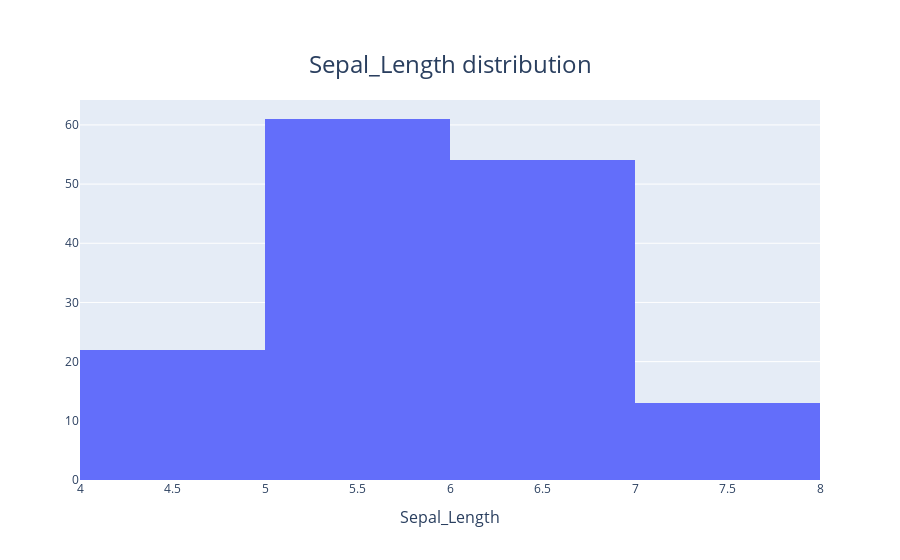
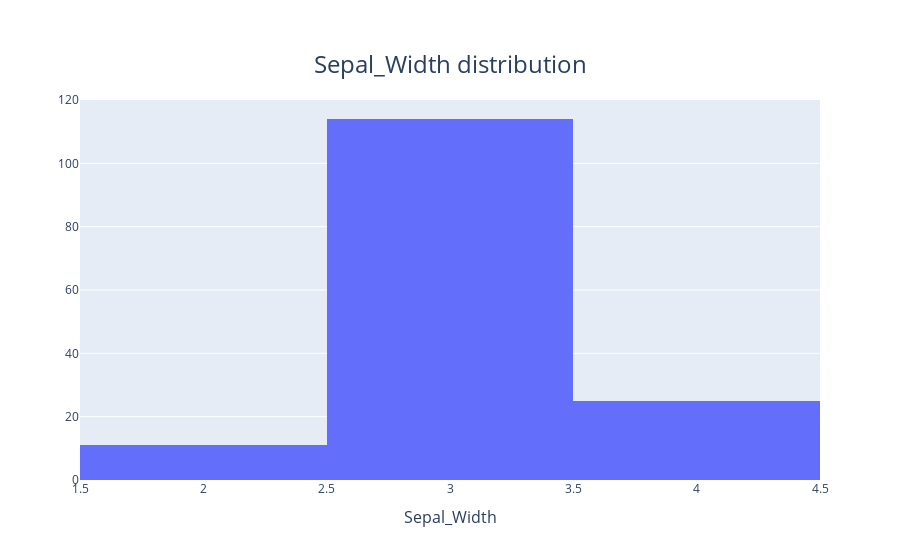
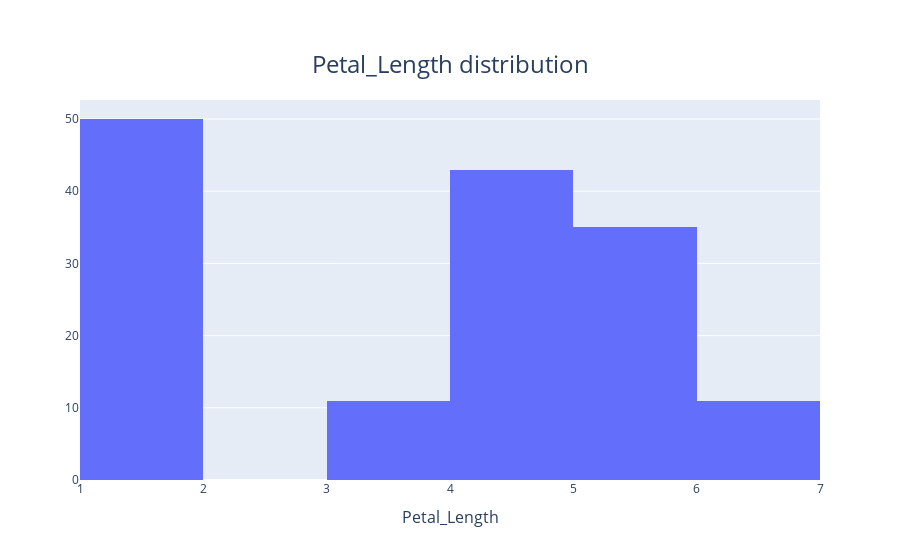
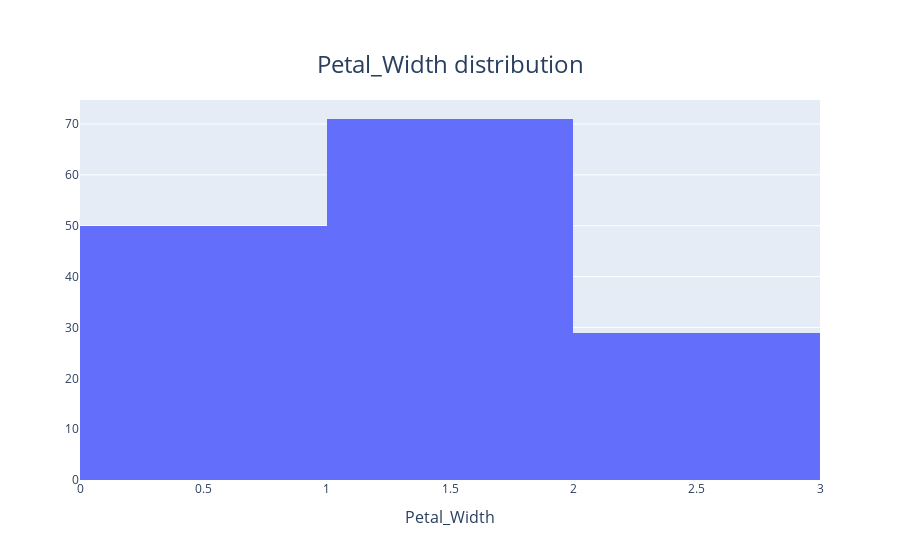

The notebook cell saved with these charts, in order:
### Code cell
my_title_layout = dict({"text":"my distribution", 'xanchor':'center', 'x':0.5, 'y':0.9, 'font':{'size':24}})
my_xaxis_layout = dict(title=dict(text="my x axis", font={'size':16}))
my_layout = dict(title=my_title_layout,
                xaxis= my_xaxis_layout)

DF = iris
for c in iris.columns[:-1]:
    hist_data = ply_go.Histogram(x=DF[c], name='Label', showlegend=False, xbins={'size':1})
    fig = ply_go.Figure(data=[hist_data], layout=my_layout)
    fig.update_layout(title={'text': c+' distribution'}, xaxis={"title":{"text":c}})
    fig.show()

### Figure 1 — Plotly figure (JSON) as saved in the notebook; plotly's stock layout.template omitted (floating-point values rounded to 4 significant figures; data arrays with more than 128 entries replaced by an {"elided": "..."} marker saying what was removed)
{"data": [{"name": "Label", "showlegend": false, "type": "histogram", "x": {"elided": "150 float values"}, "xbins": {"size": 1}}], "layout": {"title": {"font": {"size": 24}, "text": "Sepal_Length distribution", "x": 0.5, "xanchor": "center", "y": 0.9}, "xaxis": {"title": {"font": {"size": 16}, "text": "Sepal_Length"}}}}

### Figure 2 — Plotly figure (JSON) as saved in the notebook; plotly's stock layout.template omitted (floating-point values rounded to 4 significant figures; data arrays with more than 128 entries replaced by an {"elided": "..."} marker saying what was removed)
{"data": [{"name": "Label", "showlegend": false, "type": "histogram", "x": {"elided": "150 float values"}, "xbins": {"size": 1}}], "layout": {"title": {"font": {"size": 24}, "text": "Sepal_Width distribution", "x": 0.5, "xanchor": "center", "y": 0.9}, "xaxis": {"title": {"font": {"size": 16}, "text": "Sepal_Width"}}}}

### Figure 3 — Plotly figure (JSON) as saved in the notebook; plotly's stock layout.template omitted (floating-point values rounded to 4 significant figures; data arrays with more than 128 entries replaced by an {"elided": "..."} marker saying what was removed)
{"data": [{"name": "Label", "showlegend": false, "type": "histogram", "x": {"elided": "150 float values"}, "xbins": {"size": 1}}], "layout": {"title": {"font": {"size": 24}, "text": "Petal_Length distribution", "x": 0.5, "xanchor": "center", "y": 0.9}, "xaxis": {"title": {"font": {"size": 16}, "text": "Petal_Length"}}}}

### Figure 4 — Plotly figure (JSON) as saved in the notebook; plotly's stock layout.template omitted (floating-point values rounded to 4 significant figures; data arrays with more than 128 entries replaced by an {"elided": "..."} marker saying what was removed)
{"data": [{"name": "Label", "showlegend": false, "type": "histogram", "x": {"elided": "150 float values"}, "xbins": {"size": 1}}], "layout": {"title": {"font": {"size": 24}, "text": "Petal_Width distribution", "x": 0.5, "xanchor": "center", "y": 0.9}, "xaxis": {"title": {"font": {"size": 16}, "text": "Petal_Width"}}}}
